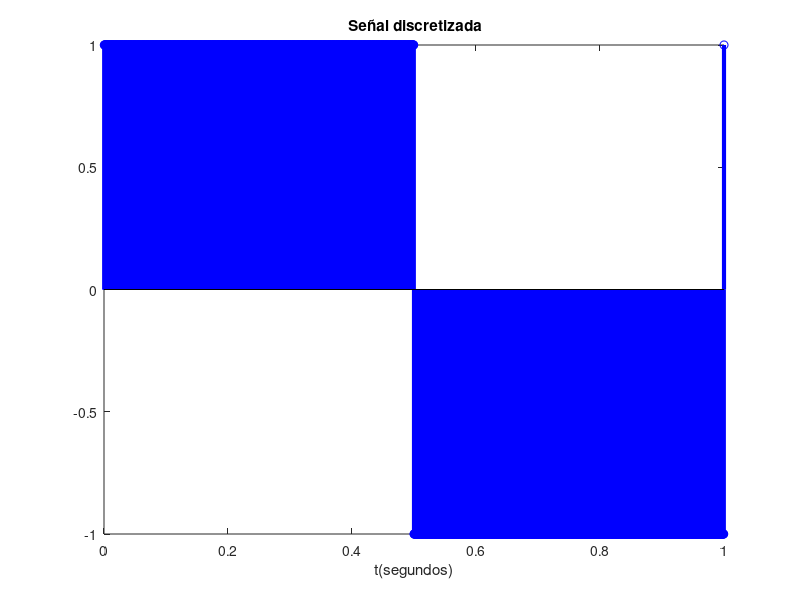

Here is the MATLAB script that generated this plot: (Note: this script raises an error after producing the figure.)
%% PRÁCTICA 6.12. DFT de una señal cuadrada bipolar.

clc, close all, clear all;
% La duración debe ser al menos un período de la señal
% como Fo = 1 Hz, entonces, al menos sería 1 segundo.
Fo = 1;
duracion =1; 
% Como Fo = 1 Hz, si se considera una Fmax = 100, se producirá un aliasing imperceptible
Fmax = 100; 
% Teorema del muestreo: se supone un factor de 20 para logra buena exactitud en la ubicación de las componentes
Fs = 20*Fmax; 
Ts= 1/ Fs;
%Base de tiempos:
n = Ts:Ts:duracion;
% Señal muestreada en los valores del tiempo discreto 
xn = square(2*pi*Fo*n);
% Grafica en el dominio del tiempo:
stem(n, xn,'b', 'linewidth',3)
title(' Señal discretizada')
xlabel('t(segundos)')
% Dominio de la frecuencia: DFT
N = length (xn);
Xk = dft_vectorial (xn);  % N coeficientes complejos
Espectro_amplitudes= abs(Xk);  % Módulos de los N coeficientes complejos
Espectro_amplitudes_normalizado = Espectro_amplitudes/max(Espectro_amplitudes);
% Grafica de la DFT normalizada:
% Eje de frecuencias:
f=linspace(0,Fs, length(xn));
%Visualización de la DFT normalizada solo hasta Fs/2:
figure
stem(f,Espectro_amplitudes_normalizado)
axis([0 Fs/2 0 max(Espectro_amplitudes_normalizado)])
title('Espectro de amplitudes normalizado - desde cero hasta Fs/2')
xlabel('f(Hz)'), grid minor
